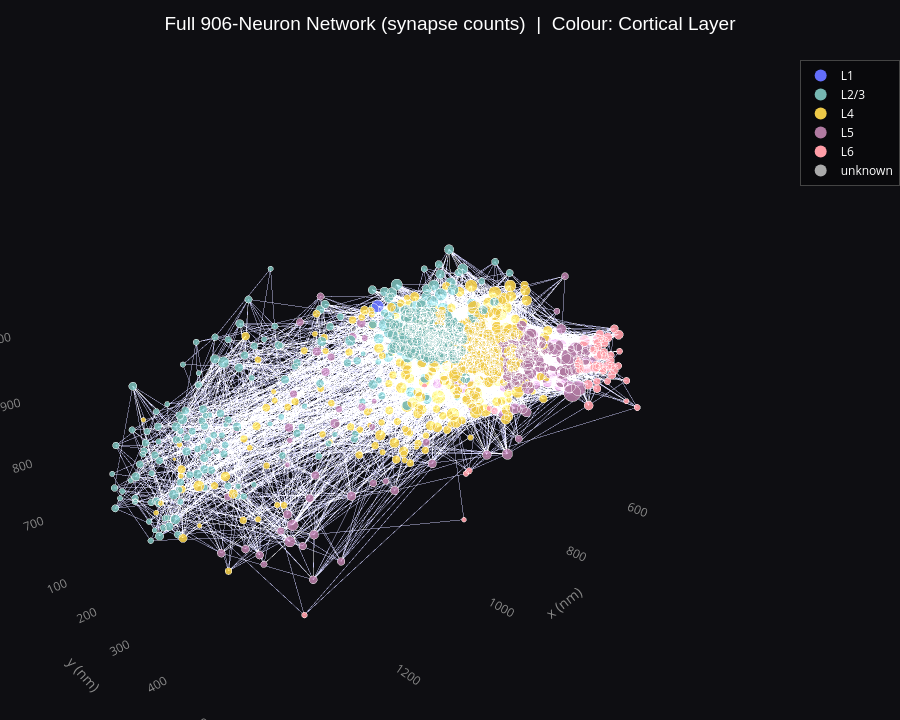

Notebook cell for this chart:
### Markdown cell above
Same network coloured by **cortical layer**, sized by **degree** (number of partners).

### Code cell
fig_906_layer = plot_3d(
    G_906,
    title='Full 906-Neuron Network (synapse counts)  |  Colour: Cortical Layer',
    color_attr='layer',
    size_by='degree',
    edge_pct_keep=30,
)
fig_906_layer.show()

### Figure 1 — Plotly figure (JSON) as saved in the notebook; plotly's stock layout.template omitted (floating-point values rounded to 4 significant figures; data arrays with more than 128 entries replaced by an {"elided": "..."} marker saying what was removed)
{"data": [{"hoverinfo": "none", "line": {"color": "rgba(180,180,220,0.05)", "width": 1}, "mode": "lines", "name": "Pairs (11,822 shown)", "showlegend": false, "type": "scatter3d", "x": {"elided": "35466 float values"}, "y": {"elided": "35466 float values"}, "z": {"elided": "35466 float values"}}, {"marker": {"color": "#636EFA", "size": 10}, "mode": "markers", "name": "L1", "showlegend": true, "type": "scatter3d", "x": [null], "y": [null], "z": [null]}, {"marker": {"color": "#76B7B2", "size": 10}, "mode": "markers", "name": "L2/3", "showlegend": true, "type": "scatter3d", "x": [null], "y": [null], "z": [null]}, {"marker": {"color": "#EDC948", "size": 10}, "mode": "markers", "name": "L4", "showlegend": true, "type": "scatter3d", "x": [null], "y": [null], "z": [null]}, {"marker": {"color": "#B07AA1", "size": 10}, "mode": "markers", "name": "L5", "showlegend": true, "type": "scatter3d", "x": [null], "y": [null], "z": [null]}, {"marker": {"color": "#FF9DA7", "size": 10}, "mode": "markers", "name": "L6", "showlegend": true, "type": "scatter3d", "x": [null], "y": [null], "z": [null]}, {"marker": {"color": "#aaaaaa", "size": 10}, "mode": "markers", "name": "unknown", "showlegend": true, "type": "scatter3d", "x": [null], "y": [null], "z": [null]}, {"hoverinfo": "text", "marker": {"color": {"elided": "906 str values"}, "line": {"color": "rgba(255,255,255,0.5)", "width": 0.8}, "opacity": 0.92, "size": {"elided": "906 float values"}}, "mode": "markers", "name": "Neurons", "showlegend": false, "text": {"elided": "906 str values"}, "type": "scatter3d", "x": {"elided": "906 float values"}, "y": {"elided": "906 float values"}, "z": {"elided": "906 float values"}}], "layout": {"height": 720, "legend": {"bgcolor": "rgba(0,0,0,0.35)", "bordercolor": "#444", "borderwidth": 1, "font": {"color": "white", "size": 12}, "itemsizing": "constant"}, "margin": {"b": 0, "l": 0, "r": 0, "t": 60}, "paper_bgcolor": "#0e0e12", "scene": {"bgcolor": "#0e0e12", "camera": {"eye": {"x": 1.4, "y": 1.4, "z": 0.8}}, "xaxis": {"color": "#888888", "showbackground": false, "showgrid": false, "title": {"text": "x (nm)"}, "zeroline": false}, "yaxis": {"color": "#888888", "showbackground": false, "showgrid": false, "title": {"text": "y (nm)"}, "zeroline": false}, "zaxis": {"color": "#888888", "showbackground": false, "showgrid": false, "title": {"text": "z (nm)"}, "zeroline": false}}, "title": {"font": {"color": "white", "family": "Arial", "size": 19}, "text": "Full 906-Neuron Network (synapse counts)  |  Colour: Cortical Layer", "x": 0.5}}}
